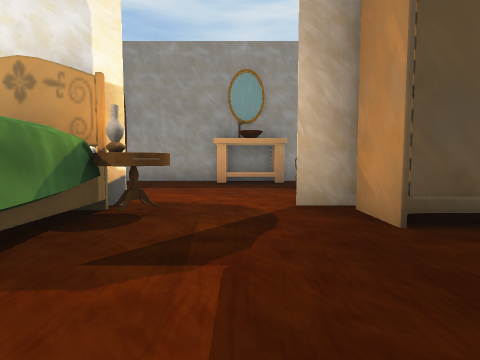
View 1 (above)

19 first-person views from a walk through a Unity game level. The camera is 1.2 m above the floor, tilts 4° down and sees 80° across. The floor is counted in squares, 2 m on a side. Each view is taken from the middle of a square. On the plan, view 1 faces up. The plan holds only what a view shows up to about 9 squares ahead; the rest is blank. The place goes on beyond the plan. The player is left out.

View 2
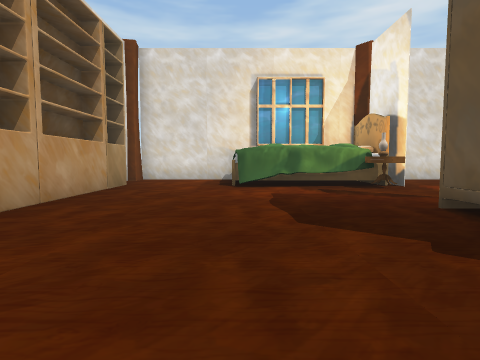

View 3
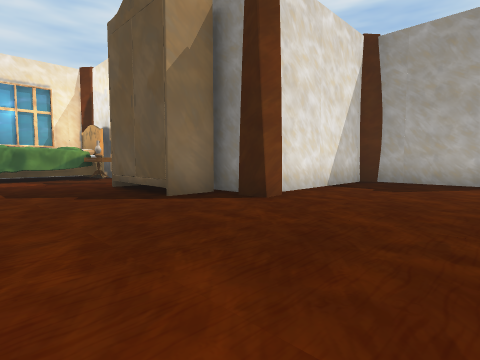

View 4
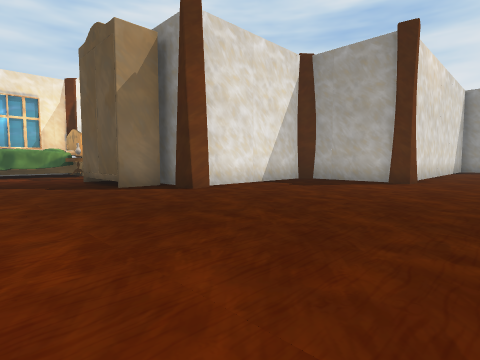

View 5
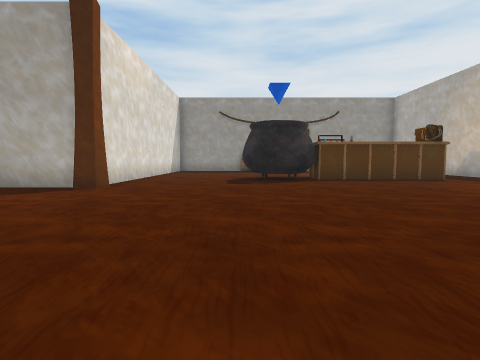

View 6
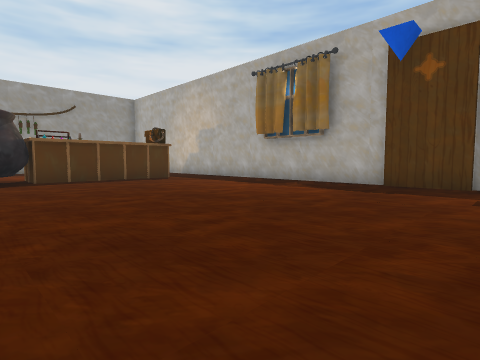

View 7
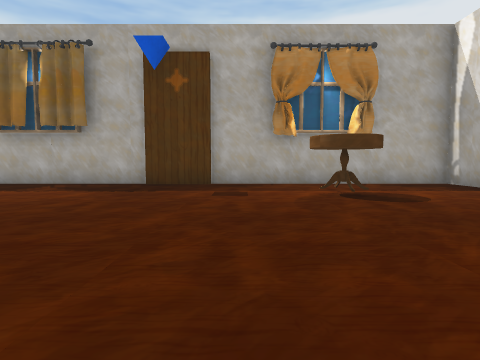

View 8
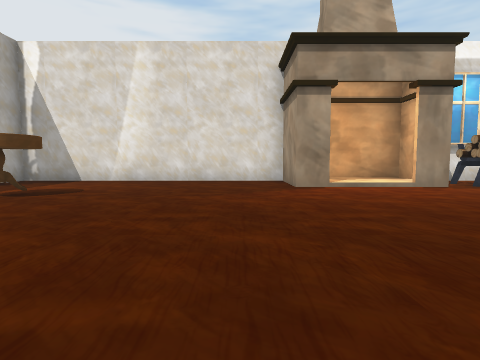

View 9
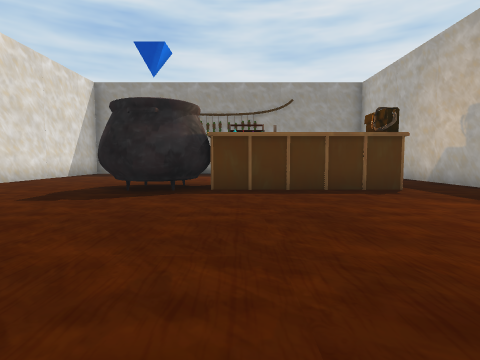

View 10
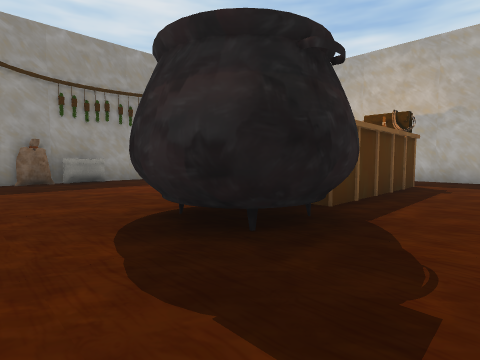

View 11
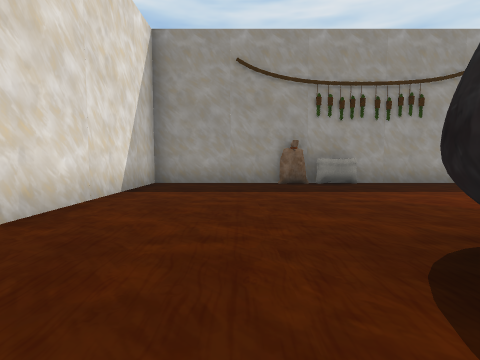

View 12
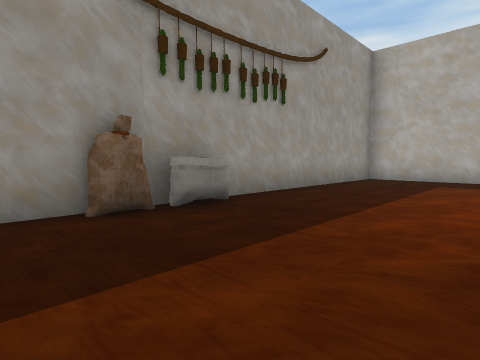

View 13
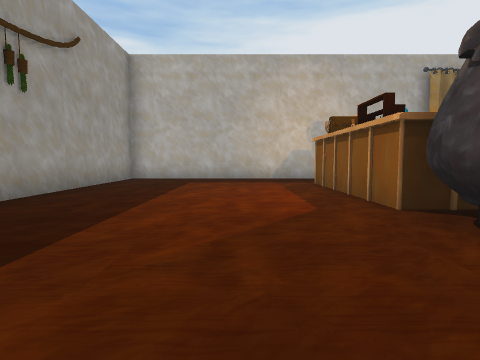

View 14
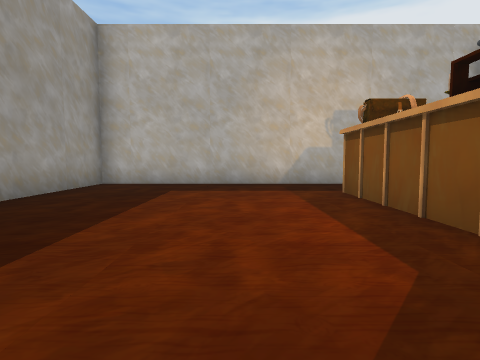

View 15
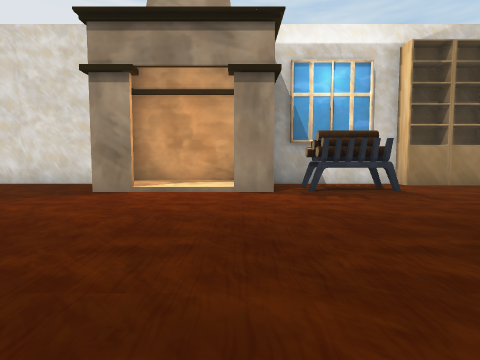

View 16
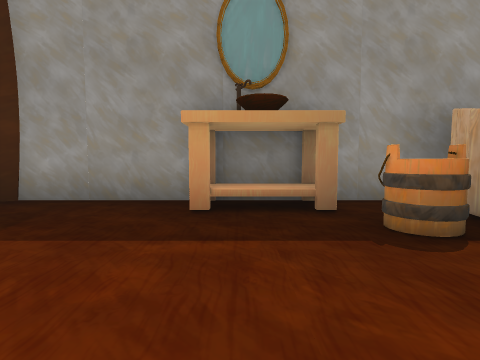

View 17
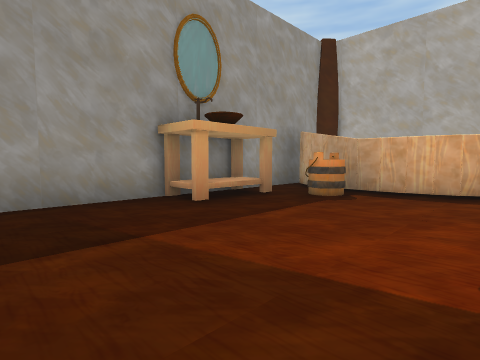

View 18
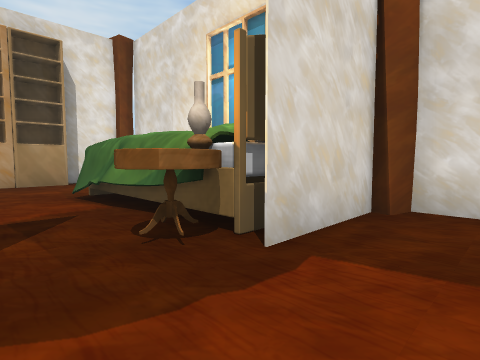

View 19
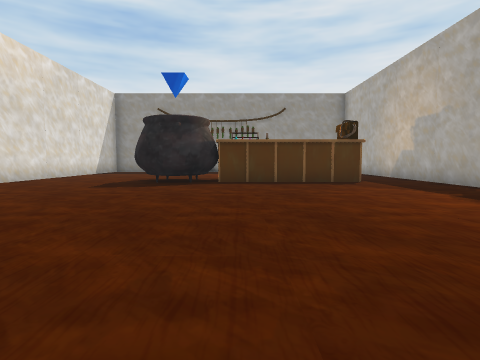

### Floor plan
Points are (right, up) in squares from view 1. A wall is a line through its corners. A room is listed if a view was taken in it or the views show most of it. See-through windows are left out.
Room 1 (views 1, 2, 3, 4, 5, 6, 7, 8, 9, 10, 11, 12, 13, 14, 15, 16, 17, 18, 19)
walls: (7.5, 8.2) (5.2, 8.2) (4.8, 7.9) (4.8, 4.1); (8, 8.6) (8, 8) (7.4, 8); (5, 4.1) (5.1, 3.5) (4.5, 3.5); (4.2, 3.7) (3.5, 3.7); (8.2, -1.3) (9.1, -1.3); (3.5, 8.2) (1.5, 8.2); (11, -1.3) (11.8, -1.3) (11.8, -3.2); (8.5, -2.4) (8.5, -3.2); (5.6, -3.2) (19.2, -3.2) (19.2, 2.8); (0.5, 8.2) (-3.4, 8.2); (19.2, 4.4) (19.2, 17.5) (7.8, 17.5) (7.8, 8.9); (19.1, 2.6) (19.1, 4.4); (-3.7, 6.2) (-3.7, 4.1) (-3.3, 4); (-3.7, -0.1) (-3.7, -3) (-3.2, -3); (-3.3, -3.2) (-2, -3.2)
objects: other object (-3, 0) to (-2, 3); other object (-1, -3); other object (-1, 3); other object (0, -3); other object (1, 3) to (3, 3); other object (2, -3); other object (2, 6); other object (3, 4) to (4, 7); other object (4, -3); other object (5, -3); other object (6, -2) to (7, -2); other object (11, 10) to (13, 12); other object (12, 17); other object (14, 11) to (17, 12); other object (17, 0)

Where each view was taken, in squares from view 1:
view 1: 0 up, 0 right, facing up
view 2: 0 up, 5 right, facing left
view 3: 0 up, 8 right, facing up-left
view 4: 0 up, 10 right, facing up-left
view 5: 2 up, 11 right, facing up
view 6: 2 up, 12 right, facing up-right
view 7: 2 up, 12 right, facing right
view 8: 5 up, 13 right, facing down
view 9: 5 up, 14 right, facing up
view 10: 9 up, 10 right, facing up-right
view 11: 10 up, 10 right, facing up
view 12: 14 up, 10 right, facing up-right
view 13: 14 up, 10 right, facing right
view 14: 14 up, 12 right, facing right
view 15: 4 up, 9 right, facing down
view 16: 4 up, 0 right, facing up
view 17: 4 up, 3 left, facing up-right
view 18: 5 up, 0 right, facing down-left
view 19: 3 up, 14 right, facing up
